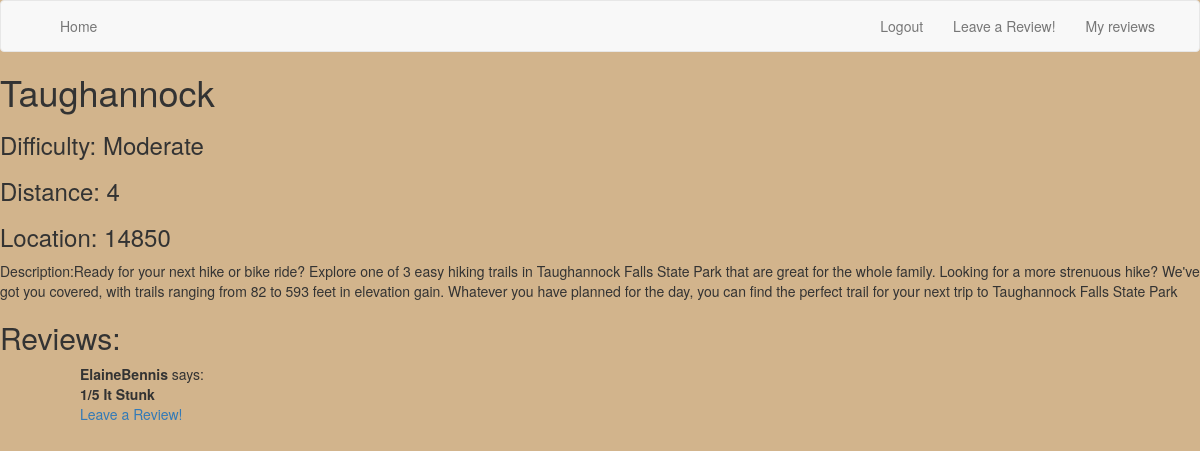
Page /trailAndReview/Taughannock (signed in) on the earlier database version.
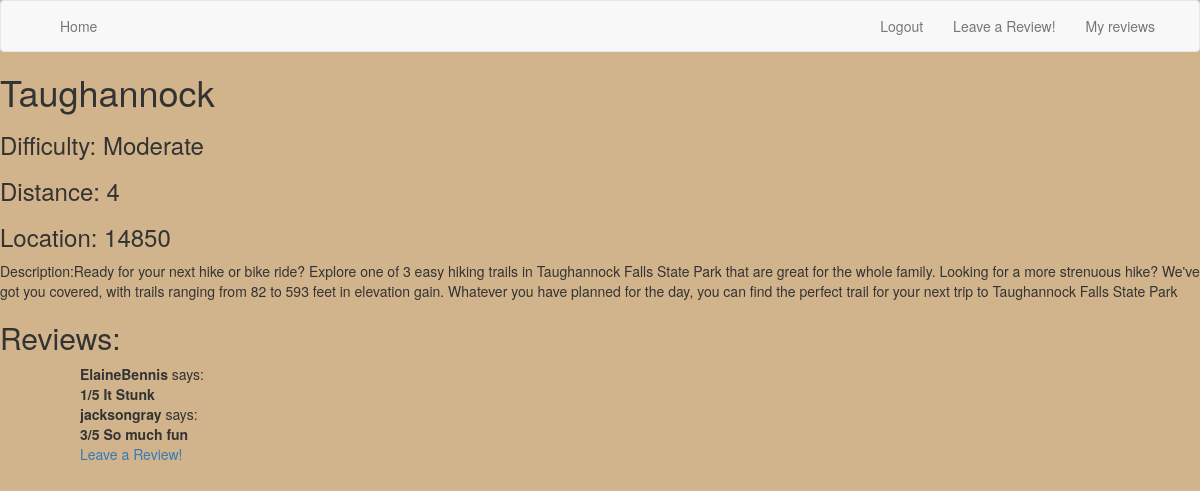
Same page on the later database version.
### app/models.py (models this page shows, shortened)
class TrailToReview(db.Model):
    id = db.Column(db.Integer, primary_key=True)
    trail_id = db.Column(db.Integer, db.ForeignKey('trail.id'))
    review_id = db.Column(db.Integer, db.ForeignKey('review.id'))

class User(UserMixin, db.Model):
    id = db.Column(db.Integer, primary_key=True)
    username = db.Column(db.String(64), index=True, unique=True)
    email = db.Column(db.String(120), index=True, unique=True)
    password_hash = db.Column(db.String(128))
    reviews = db.relationship('Review', backref='user', lazy='dynamic')

class Review(db.Model):
    id = db.Column(db.Integer, primary_key=True)
    userID = db.Column(db.Integer, db.ForeignKey('user.id'))
    rating = db.Column(db.Integer)
    description = db.Column(db.String(256))
    t2rs = db.relationship('TrailToReview', backref='review', lazy='dynamic')

### app/routes.py (the view)
@app.route('/trailAndReview/<name>')
def trail(name):
    trail = Trail.query.filter(Trail.name == name).first()
    return render_template('trailAndReview.html', trail=trail)

### app/models.py (called while the page is built)
@login.user_loader
def load_user(id):
    return User.query.get(int(id))

### app/templates/trailAndReview.html (shortened to what this page needs)
{% extends 'base.html' %}
{%  block content %}
<html lang="en">
<head>
</head>
<body>
<h1>{{ trail.name }}</h1>
<h3> Difficulty: {{ trail.difficulty }}</h3>
<h3>Distance: {{ trail.distance }}</h3>
<h3>Location: {{trail.location}}</h3>
Description:{{trail.description}}
<h2>Reviews:</h2>
<ul>
     {% for t2r in trail.t2rs %}
         <ul>
             <b>{{t2r.review.user.username}}</b>
             says:
             <br>
             <b>{{t2r.review.rating}}/5</b>
            <b>{{ t2r.review.description }}</b>
         </ul>
     {% endfor %}
    <ul><a href="{{ url_for('trailreview',name=trail.name) }}">Leave a Review!</a></ul>
</ul>
</body>
</html>
{% endblock %}

Differences in the rows shown:
added TrailToReview: review.user.username "jacksongray", review.rating "3", review.description "So much fun"
